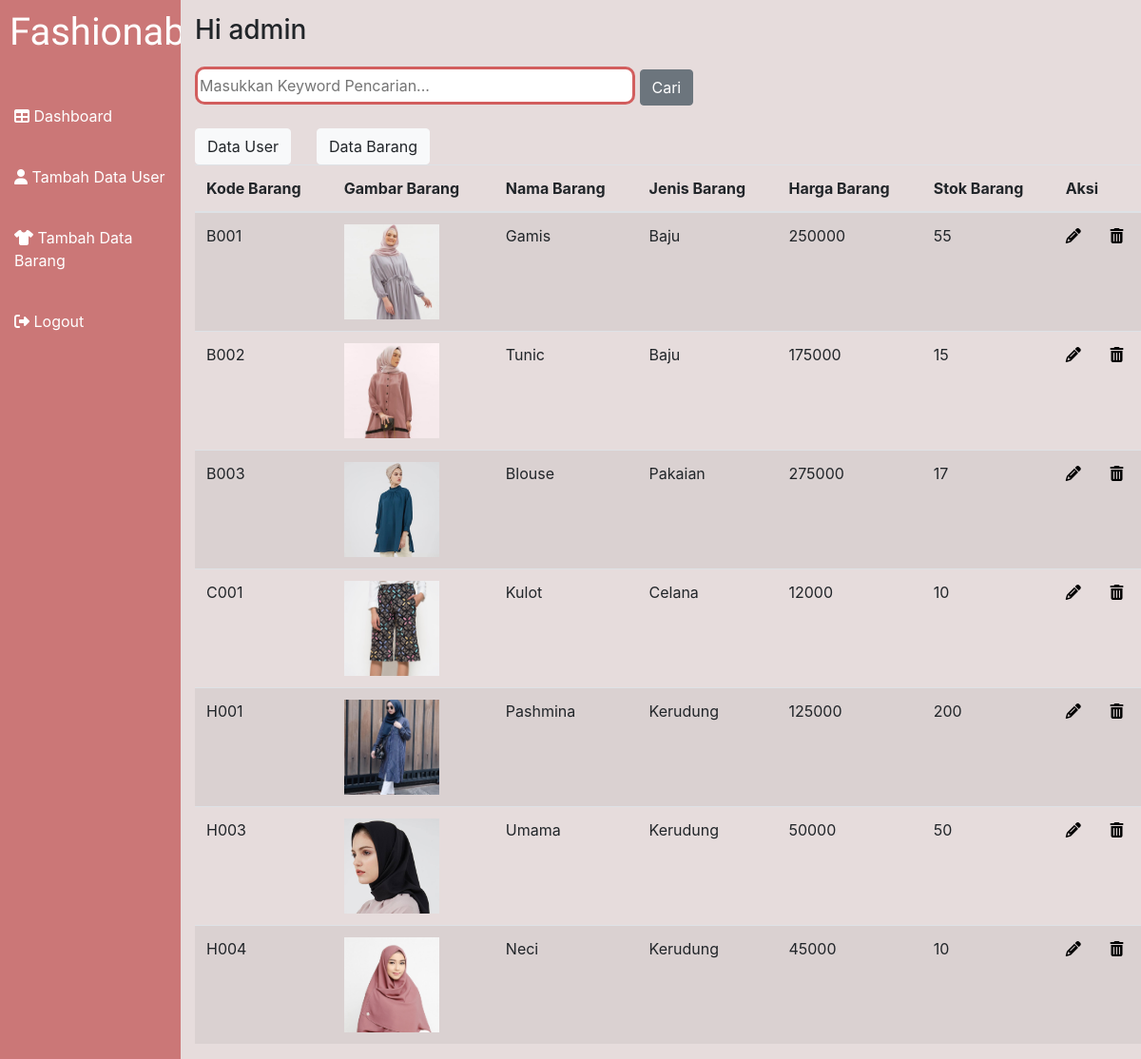
Screenshot of /databarang2.php (signed in) with the database file from the repository.
### tables this page shows
CREATE TABLE `barang` (
  `kode_barang` varchar(10) NOT NULL,
  `gambar_barang` varchar(100) NOT NULL,
  `nama_barang` varchar(100) NOT NULL,
  `jenis_barang` varchar(100) NOT NULL,
  `harga_barang` int(6) NOT NULL,
  `stok_barang` int(4) NOT NULL
);

### databarang2.php (the view, shortened to what this page needs)
<?php
require 'functions.php';
$barang = mysqli_query($conn, "SELECT * FROM barang");
if (isset($_POST['cari'])) {
  $cari = $_POST['keyword'];
  $barang = mysqli_query($conn, "SELECT * FROM barang WHERE
                                  kode_barang LIKE '%$cari%' OR
                                  nama_barang LIKE '%$cari%' OR
                                  jenis_barang LIKE '%$cari%' OR
                                  harga_barang LIKE '%$cari%' OR
                                  stok_barang LIKE '%$cari%'
                          ");
} else {
  $barang = mysqli_query($conn, "SELECT * FROM barang");
}
?>
<!doctype html>
<html lang="en">
<head>
  <link rel="stylesheet" href="styles2.css">
  <link rel="stylesheet" href="https://stackpath.bootstrapcdn.com/bootstrap/4.5.0/css/bootstrap.min.css">
</head>
<body>
  <div class="row my-container">
    <div class="col-2 my-brand">
      <h1>Fashionable</h1>
    </div>
    <div class="col-10 my-header">
      <h3>Hi
        <?= $_SESSION['username']; ?>
      </h3>
    </div>
  </div>
  <div class="row my-container2">
    <div class="col-2 my-sidebar">
      <li class="menu">
        <a href="admin2.php" class="menu-link">
          <i class="fas fa-table"></i>
          <span>Dashboard</span>
        </a>
      </li>
      <li class="menu">
        <a href="formuser2.php" class="menu-link">
          <i class="fas fa-user"></i>
          <span>Tambah Data User</span>
        </a>
      </li>
      <li class="menu">
        <a href="formbarang2.php" class="menu-link">
          <i class="fas fa-tshirt"></i>
          <span>Tambah Data Barang</span>
        </a>
      </li>
      <li class="menu">
        <a href="logout.php" class="menu-link">
          <i class="fas fa-sign-out-alt"></i>
          <span>Logout</span>
        </a>
      </li>
    </div>
    <div class="col-10 my-content">
      <div class="searching">
        <form action="" method="POST" enctype="multipart/form-data">
          <input type="text" name="keyword" size="40" placeholder="Masukkan Keyword Pencarian...">
          <button type="submit" name="cari" class=" btn btn-secondary">Cari</button>
        </form>
      </div>
      <br>
      <div class="button-data">
        <a href="admin2.php"><button type="button" class="btn btn-light">Data User</button> </a>&nbsp; &nbsp;&nbsp;
        <a href="databarang2.php"><button type="button" class="btn btn-light">Data Barang</button></a>
      </div>
      <div class="table-responsive">
        <table class="table table-striped">
          <thead>
            <tr>
              <th scope="col">Kode Barang</th>
              <th scope="col">Gambar Barang</th>
              <th scope="col">Nama Barang</th>
              <th scope="col">Jenis Barang</th>
              <th scope="col">Harga Barang</th>
              <th scope="col">Stok Barang</th>
              <th scope="col" colspan="2">Aksi</th>
            </tr>
          </thead>
          <tbody>
            <?php foreach ($barang as $isi) : ?>
              <tr>
                <td><?= $isi['kode_barang'] ?></td>
                <td>
                  <img src="img/<?= $isi['gambar_barang'] ?>" width="100">
                </td>
                <td><?= $isi['nama_barang'] ?></td>
                <td><?= $isi['jenis_barang'] ?></td>
                <td><?= $isi['harga_barang'] ?></td>
                <td><?= $isi['stok_barang'] ?></td>
                <td><a href="editbarang2.php?kode_barang=<?= $isi["kode_barang"]; ?>">
                    <i class=" fas fa-pencil-alt" style="color: black;"></i>
                  </a>
                </td>
                <td><a href="hapusbarang.php?kode_barang=<?= $isi["kode_barang"]; ?>" onclick="return confirm('Hapus data?');">
                    <i class="fas fa-trash-alt" style="color: black;"></i>
                  </a></td>
              </tr>
            <?php endforeach ?>
          </tbody>
        </table>
      </div>
    </div>
  </div>
</body>
</html>

### styles2.css (style rules this page uses)
.my-container { height: 70px; }
.my-container2 { height: 700px; }
.my-brand { background-color: #CB7777; font-family: 'Satisfy', cursive; }
.my-brand h1 { color: white; margin-left: 10px; margin-top: 10px; }
.my-header { background-color: #E6DCDC; padding-top: 15px; }
.my-sidebar { background-color: #CB7777; }
.menu { list-style: none; padding-top: 40px; padding-left: 15px; }
.menu-link { color: white; }
.my-content { background-color: #E6DCDC; }
.searching input { border: 3px solid #D25E5E; border-radius: 10px; height: 40px; }

### rows the page displays
barang: kode_barang "B001", gambar_barang (picture), nama_barang "Gamis", jenis_barang "Baju", harga_barang "250000", stok_barang "55"
barang: kode_barang "B002", gambar_barang (picture), nama_barang "Tunic", jenis_barang "Baju", harga_barang "175000", stok_barang "15"
barang: kode_barang "B003", gambar_barang (picture), nama_barang "Blouse", jenis_barang "Pakaian", harga_barang "275000", stok_barang "17"
barang: kode_barang "C001", gambar_barang (picture), nama_barang "Kulot", jenis_barang "Celana", harga_barang "12000", stok_barang "10"
barang: kode_barang "H001", gambar_barang (picture), nama_barang "Pashmina", jenis_barang "Kerudung", harga_barang "125000", stok_barang "200"
barang: kode_barang "H003", gambar_barang (picture), nama_barang "Umama", jenis_barang "Kerudung", harga_barang "50000", stok_barang "50"
barang: kode_barang "H004", gambar_barang (picture), nama_barang "Neci", jenis_barang "Kerudung", harga_barang "45000", stok_barang "10"

### other values shown
$_SESSION['username'] "admin"
